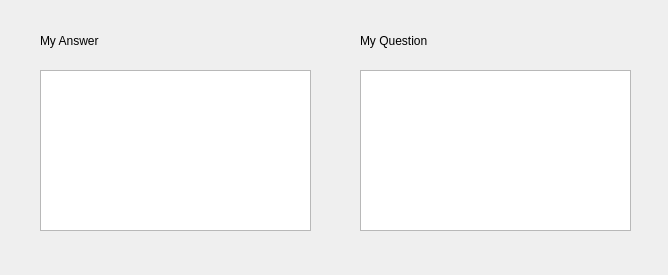
<?xml version="1.0" encoding="UTF-8"?>
<ui version="4.0">
 <class>QuestionAndAnswerListDialog</class>
 <widget class="QDialog" name="QuestionAndAnswerListDialog">
  <property name="geometry">
   <rect>
    <x>0</x>
    <y>0</y>
    <width>668</width>
    <height>275</height>
   </rect>
  </property>
  <property name="windowTitle">
   <string>Dialog</string>
  </property>
  <property name="styleSheet">
   <string notr="true">QDialog
{
	border-image:url(:/img/img/0008020203180562_b.png)
}</string>
  </property>
  <widget class="QTableWidget" name="AnswerTable">
   <property name="geometry">
    <rect>
     <x>40</x>
     <y>70</y>
     <width>271</width>
     <height>161</height>
    </rect>
   </property>
  </widget>
  <widget class="QTableWidget" name="QuestionTable">
   <property name="geometry">
    <rect>
     <x>360</x>
     <y>70</y>
     <width>271</width>
     <height>161</height>
    </rect>
   </property>
  </widget>
  <widget class="QLabel" name="label">
   <property name="geometry">
    <rect>
     <x>40</x>
     <y>30</y>
     <width>101</width>
     <height>21</height>
    </rect>
   </property>
   <property name="styleSheet">
    <string notr="true">font: bold 12pt &quot;Segoe Print&quot;;</string>
   </property>
   <property name="text">
    <string>My Answer</string>
   </property>
  </widget>
  <widget class="QLabel" name="label_2">
   <property name="geometry">
    <rect>
     <x>360</x>
     <y>30</y>
     <width>101</width>
     <height>21</height>
    </rect>
   </property>
   <property name="styleSheet">
    <string notr="true">font: bold 12pt &quot;Segoe Print&quot;;</string>
   </property>
   <property name="text">
    <string>My Question</string>
   </property>
  </widget>
 </widget>
 <resources/>
 <connections/>
</ui>
